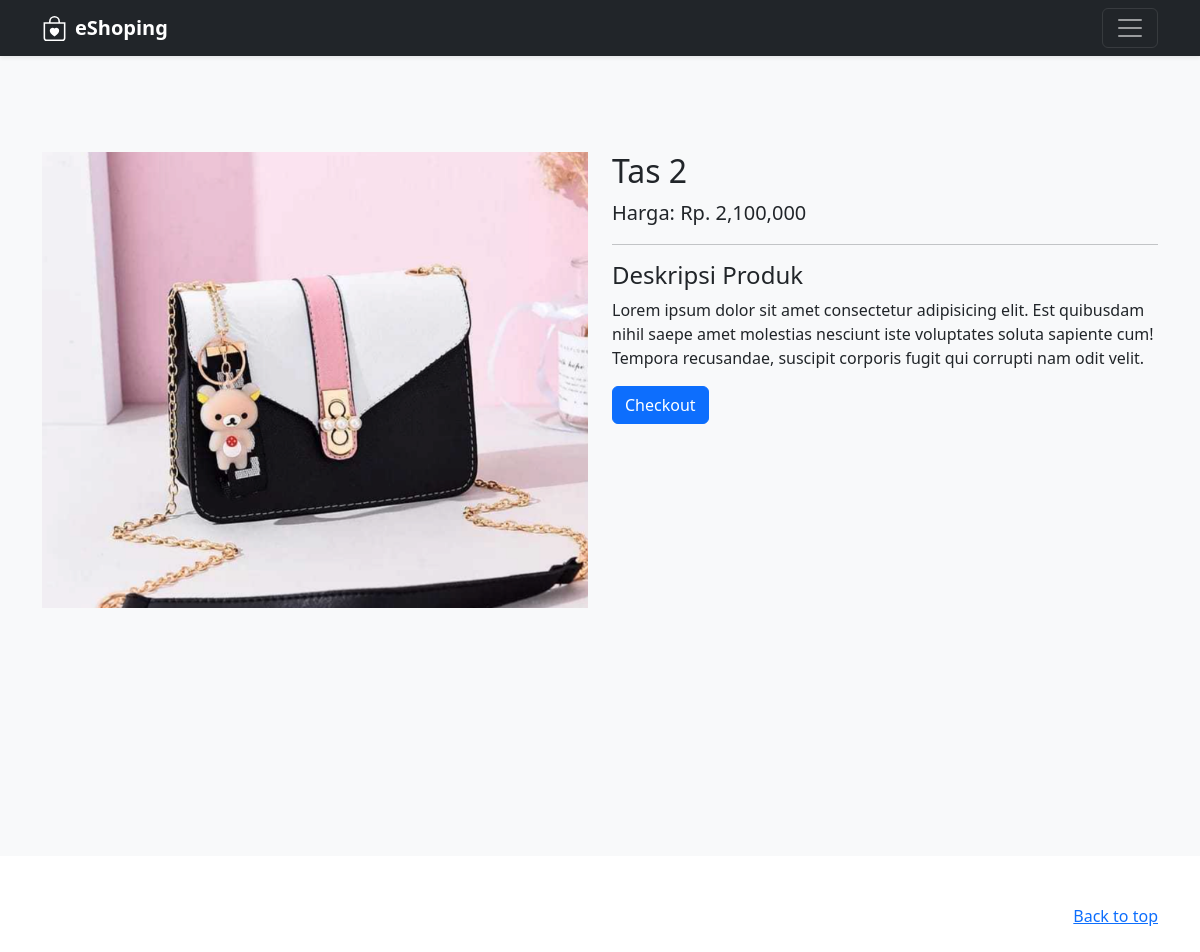
Screenshot of /detail.php?id=6 with the database file from the repository.
### tables this page shows
CREATE TABLE `product` (
  `id_produk` int(11) NOT NULL,
  `name` varchar(255) NOT NULL,
  `price` int(11) NOT NULL,
  `description` text NOT NULL,
  `image` varchar(255) NOT NULL
);

### models/Produk.php (called while the page is built, shortened)
<?php
class Produk
{
    static function getProduk($id)
    {
        $koneksi = koneksi();
        if ($id != null or $id != '') {
            $sql = "SELECT * FROM product WHERE id_produk = ? ";
            $stmt  = $koneksi->prepare($sql);
            $stmt->execute([$id]);
            return $stmt->fetch();
        } else {
            $sql = "SELECT * FROM product";
            return $koneksi->query($sql);
        }
    }
}

### controllers/ProductController.php (called while the page is built, shortened)
<?php
require_once __DIR__ . './../models/Produk.php';
function produk($id)
{
    $data = Produk::getProduk($id);
    return $data;
}

### detail.php (the view, shortened to what this page needs)
<?php
require_once __DIR__ . '/controllers/ProductController.php';
$products = produk($_GET['id']);
?>
<!doctype html>
<html lang="en">
<head>
    <link href="assets/dist/css/bootstrap.min.css" rel="stylesheet">
</head>
<body>
    <header>
        <div class="navbar navbar-dark bg-dark shadow-sm">
            <div class="container">
                <a href="#" class="navbar-brand d-flex align-items-center">
                     <strong> eShoping</strong>
                </a>
                <button class="navbar-toggler" type="button" data-bs-toggle="collapse" data-bs-target="#navbarHeader" aria-controls="navbarHeader" aria-expanded="false" aria-label="Toggle navigation">
                    <span class="navbar-toggler-icon"></span>
                </button>
            </div>
        </div>
    </header>
    <main>
        <div class="album py-5 bg-light " style="min-height: 100vh;">
            <div class="container mt-5">
                <div class="row">
                    <div class="col-md-6">
                        <img src="<?= $products['image'] ?>" alt="Gambar produk" class="img-fluid " style="max-height: 700px;">
                    </div>
                    <div class="col-md-6 mt-5 mt-md-0 mt-lg-0">
                        <h2><?= $products['name']?></h2>
                        <p class="lead">Harga: Rp. <?= number_format($products['price']) ?></p>
                        <hr>
                        <h4>Deskripsi Produk</h4>
                        <p><?= $products['description']?></p>
                        <a href="checkout.php?id=<?= $products['id_produk']?>" class="btn btn-primary">Checkout</a>
                    </div>
                </div>
            </div>
        </div>
    </main>
    <footer class="text-muted py-5">
        <div class="container">
            <p class="float-end mb-1">
                <a href="#">Back to top</a>
            </p>
        </div>
    </footer>
</body>
</html>

### rows the page displays
product: image (picture), name "Tas 2", price "2,100,000", description "Lorem ipsum dolor sit amet consectetur adipisicing elit. Est quibusdam nihil saepe amet molestias nesciunt iste voluptates soluta sapiente cum! Tempora recusandae, suscipit corporis fugit qui corrupti nam odit velit."
